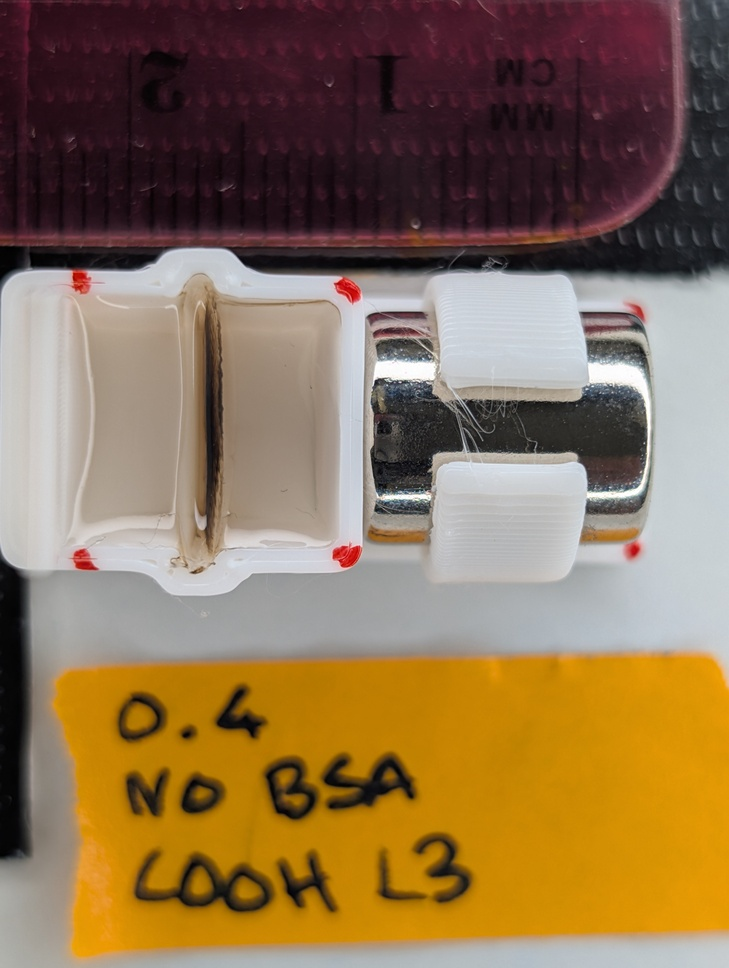
#> input picture 23rd August (6 Hours, Center 0.4, Non-BSA, PEG vs COOH, Large vs Small, N=2 Controls)/0.5 hrs/PXL_20260825_190410124.jpg, 729 x 968 px, shrunk from 6144 x 8160 before the run, given in place of 0000.jpg, which was not available
$ python detect_wells.py '../23rd August (6 Hours, Center 0.4, Non-BSA, PEG vs COOH, Large vs Small, N=2 Controls)/0.5 hrs/PXL_20260825_190410124.jpg'
#> lines starting #> are read from the running program, lines starting #| are printed output that depends on the picture; pictures that were not available may be replaced by others from this repository, and a replacement may not be noted
"""Detect the agarose well in every downscaled frame -> rects.json.

Strategy: beige/brown HSV mask of the gel (two morphology variants: plain
open, and close+hole-fill+open for pale 0.4% gel that reads as white),
minAreaRect candidates gated by absolute side bounds (0.13-0.42 of the long
frame side), aspect <= 1.8, extent >= 0.65. If the strict pass finds nothing,
a parameter sweep (looser saturation/value bounds, gray-world white balance)
retries with the same gates.
"""

import json
import sys
from pathlib import Path

import cv2
import numpy as np
import pandas as pd


def mask_variants(img, s_min=15, v_max=235):
    hsv = cv2.cvtColor(img, cv2.COLOR_BGR2HSV)
    h, s, v = hsv[..., 0], hsv[..., 1], hsv[..., 2]
    beige = (h >= 5) & (h <= 35) & (s >= s_min) & (s <= 170) & (v >= 60) & (v <= v_max)
    brown = (h <= 30) & (s >= 60) & (v >= 25) & (v < 130)
    m = (beige | brown).astype(np.uint8)
    m1 = cv2.morphologyEx(m, cv2.MORPH_CLOSE, np.ones((7, 7), np.uint8))
    m1 = cv2.morphologyEx(m1, cv2.MORPH_OPEN, np.ones((25, 25), np.uint8))
    m2 = cv2.morphologyEx(m, cv2.MORPH_CLOSE, np.ones((15, 15), np.uint8))
    ff = m2.copy()
    Hh, Ww = m.shape
    mk = np.zeros((Hh + 2, Ww + 2), np.uint8)
    cv2.floodFill(ff, mk, (0, 0), 1)
    m2 = m2 | ((ff == 0).astype(np.uint8))
    m2 = cv2.morphologyEx(m2, cv2.MORPH_OPEN, np.ones((25, 25), np.uint8))
    return [m1, m2]


def best_quad(m, H, W):
    L = max(H, W)
    n, labels, stats, cents = cv2.connectedComponentsWithStats(m, 8)
    best, best_score = None, 0
    for i in range(1, n):
        area = stats[i, 4]
        if area < 0.012 * H * W:
            continue
        cx, cy = cents[i]
        if not (0.03 * W < cx < 0.97 * W and 0.03 * H < cy < 0.97 * H):
            continue
        comp = (labels == i).astype(np.uint8)
        rect = cv2.minAreaRect(cv2.findNonZero(comp))
        (rcx, rcy), (rw, rh), ang = rect
        if min(rw, rh) < 0.13 * L or max(rw, rh) > 0.42 * L:
            continue
        aspect = max(rw, rh) / min(rw, rh)
        if aspect > 1.8:
            continue
        extent = area / (rw * rh)
        if extent < 0.65:
            continue
        score = extent * (1.8 - aspect) * area
        if score > best_score:
            best_score, best = score, rect
    return best, best_score


def detect(img):
    H, W = img.shape[:2]
    best, bs = None, 0
    for m in mask_variants(img):
        r_, s_ = best_quad(m, H, W)
        if s_ > bs:
            bs, best = s_, r_
    if best is not None:
        return best, True
    b, g, r = cv2.split(img.astype(np.float32))
    mg = (b.mean() + g.mean() + r.mean()) / 3
    imgWB = cv2.merge(
        [np.clip(c * mg / max(c.mean(), 1), 0, 255) for c in (b, g, r)]
    ).astype(np.uint8)
    for src in (img, imgWB):
        for s_min in (8, 15):
            for v_max in (235, 245):
                for m in mask_variants(src, s_min, v_max):
                    r_, s_ = best_quad(m, H, W)
                    if s_ > bs:
                        bs, best = s_, r_
    return best, False


if __name__ == "__main__":
    S = Path(sys.argv[1])
    photos = pd.read_csv(Path(__file__).parent / "photos.csv")
#> (reads analysis/photos.csv from the repository)
    fails, rects = [], {}
    for i in range(len(photos)):
        img = cv2.imread(str(S / "prep" / "frames" / f"{i:04d}.jpg"))
#> img is the input picture: shape (968, 729, 3); mean B, G, R 82.5, 113.7, 139.3
        r, strict = detect(img)
#> in mask_variants, `hsv = cv2.cvtColor(img, cv2.COLOR_BGR2HSV)`: hsv: shape (968, 729, 3); mean H, S, V 74.4, 111.9, 141.1
#> in mask_variants, `h, s, v = hsv[..., 0], hsv[..., 1], hsv[..., 2]`:
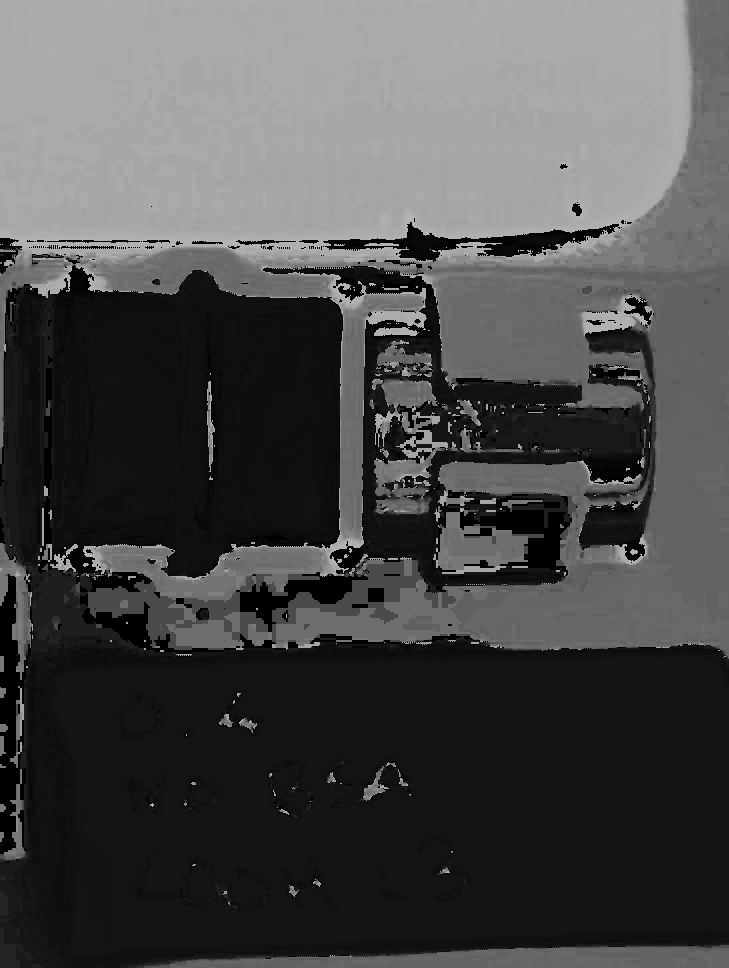
#> h: shape (968, 729); min 0, max 179, mean 74.4
#> in mask_variants, `h, s, v = hsv[..., 0], hsv[..., 1], hsv[..., 2]`:
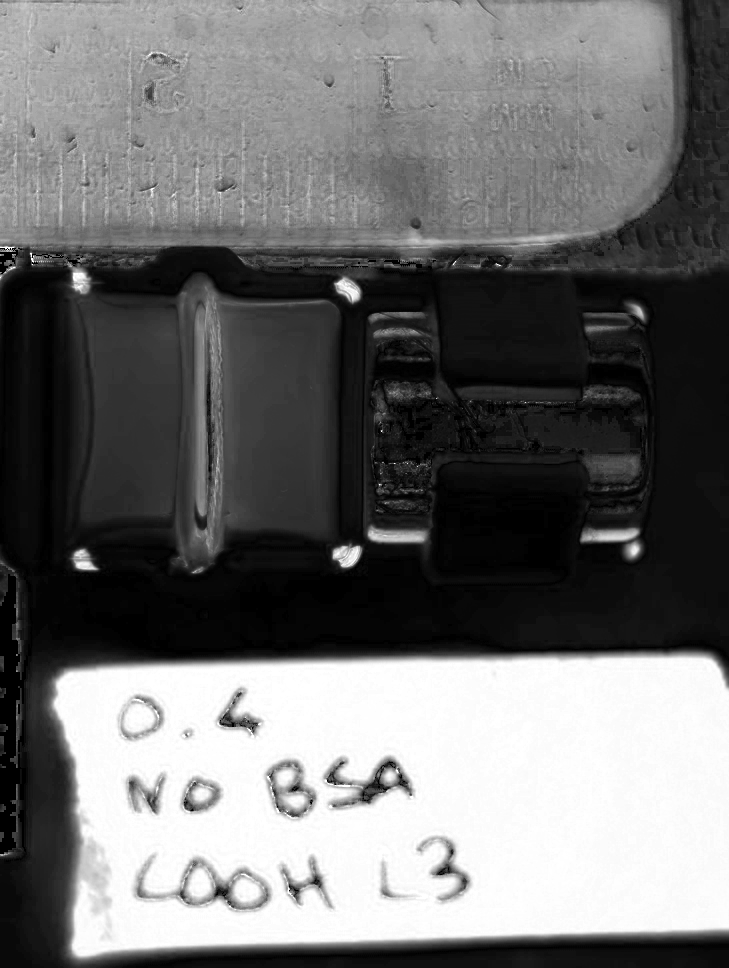
#> s: shape (968, 729); min 0, max 255, mean 111.9
#> in mask_variants, `h, s, v = hsv[..., 0], hsv[..., 1], hsv[..., 2]`:
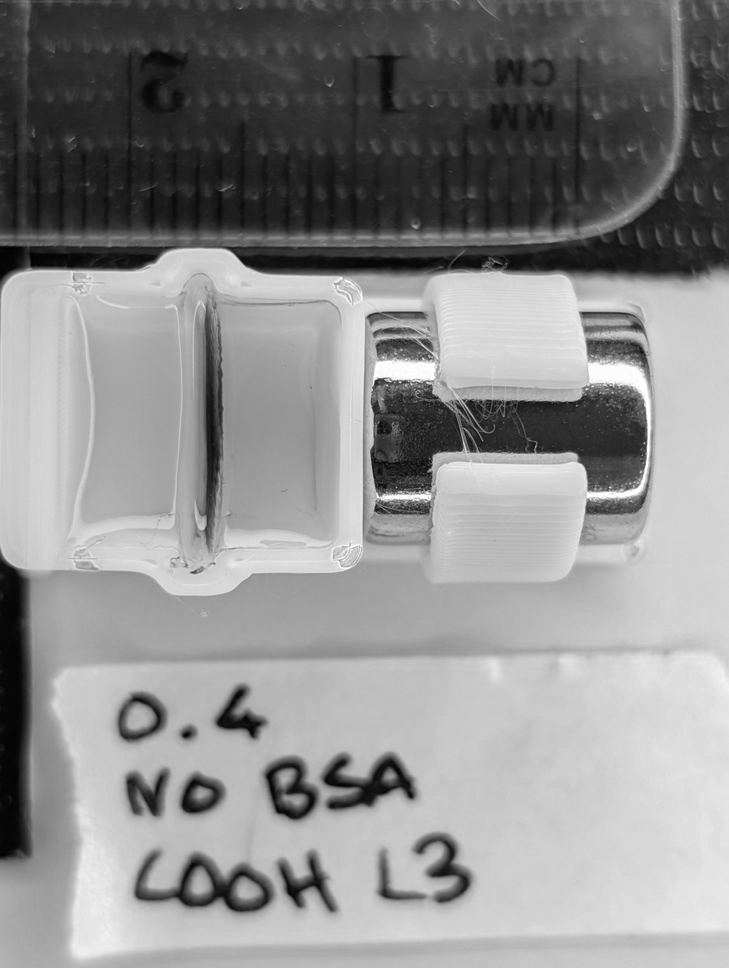
#> v: shape (968, 729); min 0, max 255, mean 141.1
#> in mask_variants, `Hh, Ww = m.shape`: Hh = 968; Ww = 729
#> the loop in detect, `for m in mask_variants(img):` made 2 passes
#> (L in best_quad, n in best_quad, s_, bs) on passes 1 to 2: (968, 8, 43227.9, 43227.9), (968, 6, 43716.3, 43716.3)
#> after the loop in detect, `for m in mask_variants(img):`: bs = 43716.3
#> r = ((199, 426), (292, 282), -90); strict = True
        if r is None:
            fails.append(i)
        else:
            rects[i] = {"rect": (r[0][0], r[0][1], r[1][0], r[1][1], r[2]), "strict": strict}
#> pass 2 of the loop `for i in range(len(photos)):`:
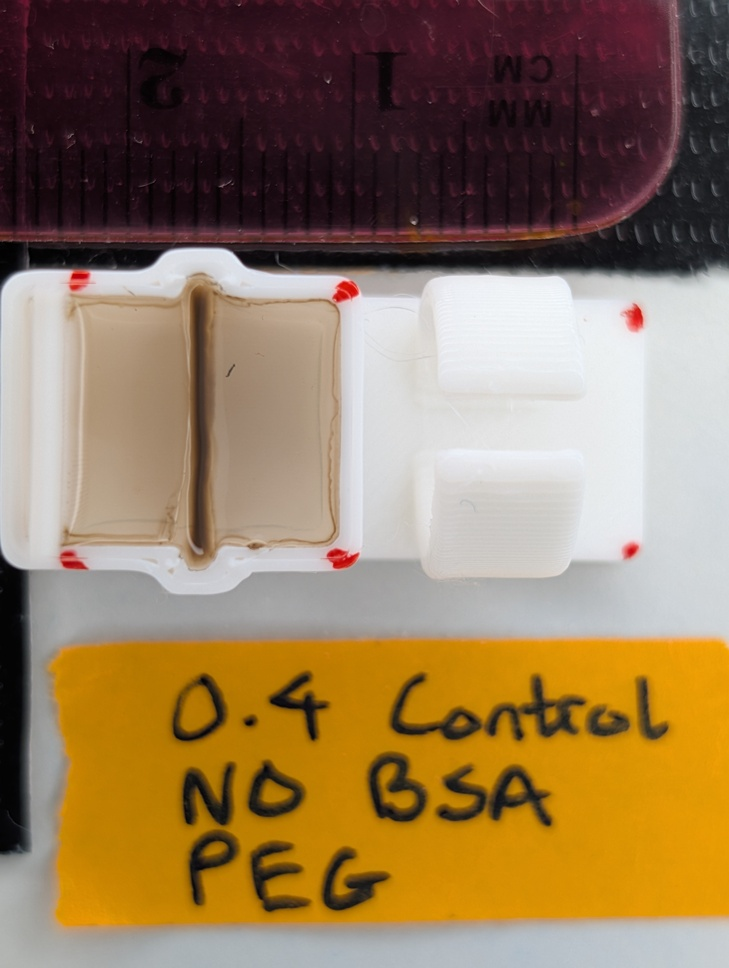
#> input picture 23rd August (6 Hours, Center 0.4, Non-BSA, PEG vs COOH, Large vs Small, N=2 Controls)/0.5 hrs/PXL_20260825_190539214.jpg, 729 x 968 px, shrunk from 6144 x 8160 before the run, given in place of 0001.jpg, which was not available
#> img is the input picture: shape (968, 729, 3); mean B, G, R 90.6, 122.3, 147.7
#> hsv: shape (968, 729, 3); mean H, S, V 74.2, 112, 149.1
#> in mask_variants (call 2), `h, s, v = hsv[..., 0], hsv[..., 1], hsv[..., 2]`:
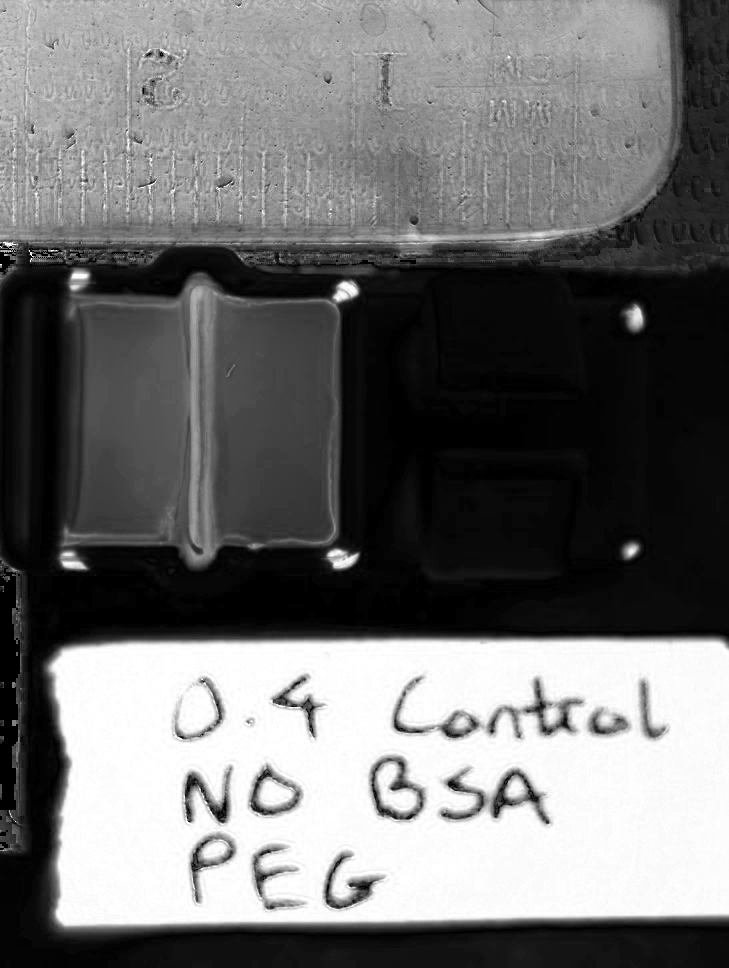
#> s: shape (968, 729); min 0, max 255, mean 112
#> in mask_variants (call 2), `h, s, v = hsv[..., 0], hsv[..., 1], hsv[..., 2]`:
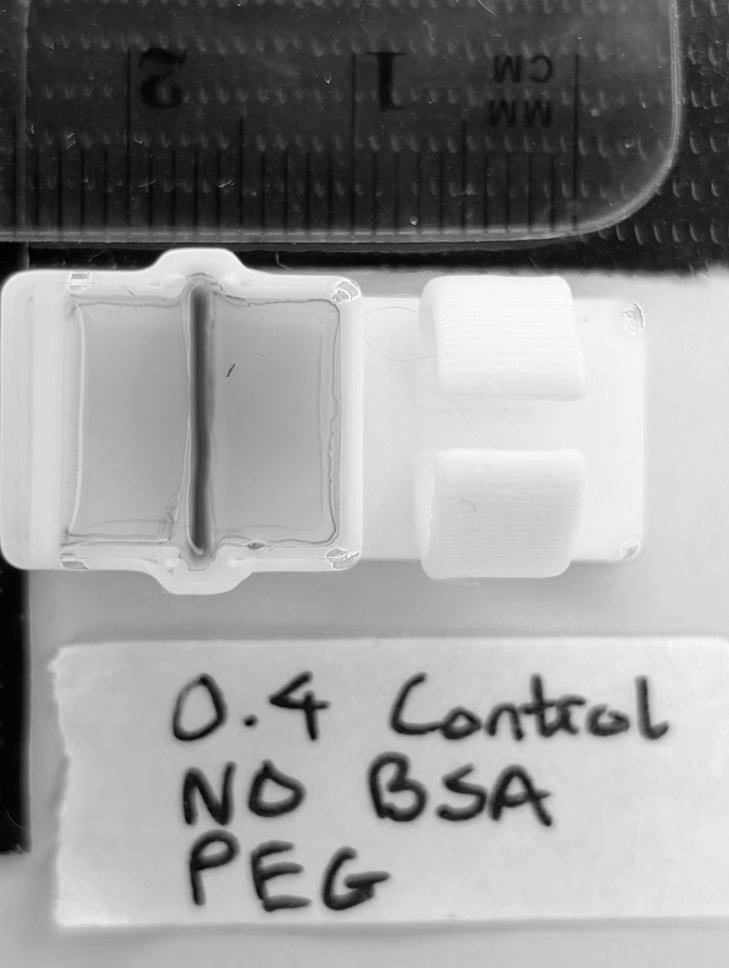
#> v: shape (968, 729); min 0, max 255, mean 149.1
#> Hh = 968; Ww = 729
#> the loop in detect (call 2), `for m in mask_variants(img):` made 2 passes
#> (L in best_quad, n in best_quad, cents in best_quad, s_, bs) on pass 1: (968, 3, [[382.8, 490.9], [417.5, 241], [199.7, 420.9]], 50242.6, 50242.6)
#> r = ((200.3, 420.5), (289.3, 283.4), -89.37)
#> (the run stopped early here; a loop or call above may not have finished)
